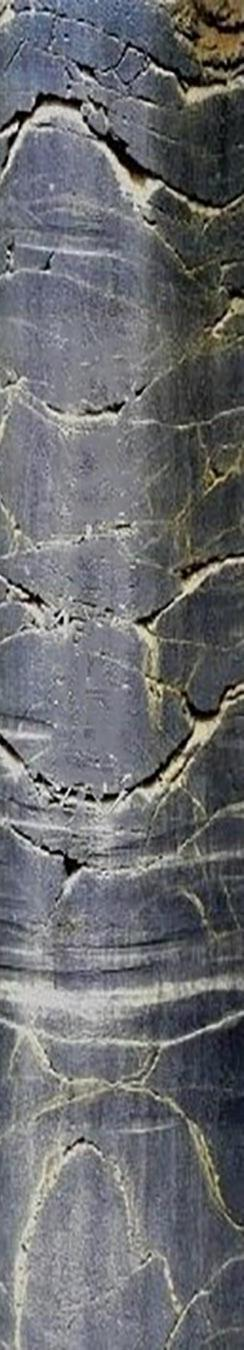
#> input picture data/1.jpg, 244 x 1350 px
$ python example_usage.py
#> lines starting #> are read from the running program, lines starting #| are printed output that depends on the picture; after the words box and inside, x2 and y2 are one past the last pixel; in counts of white or black regions, pixels touching at a corner belong together
### utils.py
"""
工具函数模块

包含通用的辅助函数：
- 文件IO操作
- 图像读取和归一化
- 目录管理
- 像素-毫米换算
"""

import os
import numpy as np
import cv2


# [4 lines left out: function ensure_dir, not called in this run]


def imread_gray(path):
    """
    读取图像并转换为灰度图

    Args:
        path: 图像文件路径

    Returns:
        tuple: (彩色图像, 灰度图像)
    """
    img = cv2.imdecode(np.fromfile(path, dtype=np.uint8), cv2.IMREAD_COLOR)
    if img is None:
        raise RuntimeError(f"无法读取图像：{path}")
    gray = cv2.cvtColor(img, cv2.COLOR_BGR2GRAY)
    return img, gray


def normalize01(x):
    """
    将数组归一化到[0,1]范围

    Args:
        x: 输入数组

    Returns:
        numpy.ndarray: 归一化后的数组
    """
    x = x.astype(np.float32)
    mn, mx = np.min(x), np.max(x)
    if mx - mn < 1e-6:
        return np.zeros_like(x, dtype=np.float32)
    return (x - mn) / (mx - mn)


def circular_pad_h(img, pad_left, pad_right):
    """水平方向环形填充，以贴合圆柱展开的周向周期边界"""
    return np.hstack([img[:, -pad_left:], img, img[:, :pad_right]])


# [4 lines left out: function circular_unpad_h, not called in this run]


def estimate_px_per_mm(width_px, height_px, circum_mm=94.25, depth_mm=500.0):
    """
    根据钻孔参数计算像素-毫米换算比例

    Args:
        width_px: 图像宽度（像素）
        height_px: 图像高度（像素）
        circum_mm: 钻孔周长（毫米）
        depth_mm: 孔深（毫米）

    Returns:
        tuple: (横向px/mm, 纵向px/mm, 平均px/mm)
    """
    px_per_mm_x = width_px / float(circum_mm)
    px_per_mm_y = height_px / float(depth_mm)
    px_per_mm_mean = 0.5 * (px_per_mm_x + px_per_mm_y)
    return px_per_mm_x, px_per_mm_y, px_per_mm_mean

### preprocessing.py
"""
预处理模块

包含图像预处理功能：
- 光照矫正
- 竖条纹抑制
- 环形边界处理
"""

import numpy as np
import cv2
from utils import normalize01


def illumination_correction(gray):
    """
    同态/Retinex风格的光照矫正 + 自适应直方图均衡

    Args:
        gray: 灰度图像 (uint8)

    Returns:
        numpy.ndarray: 光照矫正后的图像
    """
    g = gray.astype(np.float32) / 255.0
    # 大尺度模糊估计背景
    bg = cv2.GaussianBlur(g, (0, 0), sigmaX=15, sigmaY=15)
    # 归一化抑制非均匀照明
    norm = normalize01(g / (bg + 1e-3))
    # 自适应均衡（CLAHE）
    clahe = cv2.createCLAHE(clipLimit=2.0, tileGridSize=(8, 8))
    out = clahe.apply((norm * 255).astype(np.uint8))
    return out


def suppress_vertical_stripes(gray, strength=0.25):
    """
    利用方向形态学估计竖条纹（泥浆/拼接线）并减弱之

    Args:
        gray: 灰度图像
        strength: 抑制强度 [0, 1]

    Returns:
        numpy.ndarray: 抑制竖条纹后的图像
    """
    h, w = gray.shape
    ksize = max(9, int(0.03 * h))  # 竖向核高度
    kernel = cv2.getStructuringElement(cv2.MORPH_RECT, (1, ksize))
    vertical_est = cv2.morphologyEx(gray, cv2.MORPH_OPEN, kernel)
    vertical_est = cv2.GaussianBlur(vertical_est, (0, 0), 3)
    out = cv2.addWeighted(gray, 1.0, vertical_est, -float(strength), 0)
    out = np.clip(out, 0, 255).astype(np.uint8)
    return out


def preprocess_image(gray_img):
    """
    完整的图像预处理流程

    Args:
        gray_img: 输入的灰度图像

    Returns:
        numpy.ndarray: 预处理后的图像
    """
    # 光照矫正
    corrected = illumination_correction(gray_img)

    # 竖条纹抑制
    cleaned = suppress_vertical_stripes(corrected)

    return cleaned

### enhancement.py
"""
裂隙增强模块

包含裂隙特征增强算法：
- Sato滤波器
- Canny边缘检测
- Gabor滤波器（备选）
"""

import numpy as np
import cv2
from utils import normalize01

# 尝试导入scikit-image
try:
    from skimage.filters import sato, gabor
    from skimage.feature import canny
    SKIMAGE_OK = True
except ImportError:
    SKIMAGE_OK = False


def enhance_ridges(gray_norm):
    """
    使用Sato（黑色细线增强，适合裂隙）与Canny边缘融合

    Args:
        gray_norm: 归一化的灰度图像 [0,1]

    Returns:
        numpy.ndarray: 裂隙概率图 [0,1]
    """
    if SKIMAGE_OK:
        # Sato：黑色细线增强。sigmas可按分辨率适当调整
        sato_resp = sato(gray_norm, sigmas=(1, 2, 3, 4), black_ridges=True)
        sato_resp = normalize01(sato_resp)

        # Canny边缘（对比度变化处），加入一定权重
        edges = canny(gray_norm, sigma=1.2, low_threshold=0.1, high_threshold=0.3)
        edges_f = edges.astype(np.float32)

        # 组合概率（可调权重）
        prob = normalize01(0.75 * sato_resp + 0.25 * edges_f)
        return prob
    else:
        # Gabor滤波组备选：多方向响应最大值
        return _gabor_enhancement_fallback(gray_norm)


# [26 lines left out: function _gabor_enhancement_fallback, not called in this run]


def enhance_cracks(gray_img):
    """
    完整的裂缝增强流程

    Args:
        gray_img: 预处理后的灰度图像

    Returns:
        numpy.ndarray: 裂隙概率图 [0,1]
    """
    # 归一化
    gray_norm = normalize01(gray_img)

    # 裂隙增强
    prob_map = enhance_ridges(gray_norm)

    return prob_map

### segmentation.py
"""
分割与后处理模块

包含图像分割和后处理功能：
- Otsu自适应阈值分割
- 形态学操作
- 几何特征筛选
- 竖条纹过滤
"""

import math
import numpy as np
import cv2
from scipy.ndimage import distance_transform_edt

# 尝试导入scikit-image
try:
    from skimage.filters import threshold_otsu
    from skimage.morphology import remove_small_objects, remove_small_holes
    from skimage.measure import label, regionprops
    SKIMAGE_OK = True
except ImportError:
    SKIMAGE_OK = False


def segment_cracks(prob_map):
    """
    自适应阈值（Otsu）得到初始二值裂隙掩膜

    Args:
        prob_map: 裂隙概率图 [0,1]

    Returns:
        numpy.ndarray: 二值掩膜 (0/1)
    """
    if SKIMAGE_OK:
        thr = threshold_otsu(prob_map)
    else:
        # OpenCV 的 Otsu 要求8位图
        thr, _ = cv2.threshold((prob_map * 255).astype(np.uint8), 0, 255,
                              cv2.THRESH_BINARY + cv2.THRESH_OTSU)
        thr = thr / 255.0

    mask = (prob_map >= thr).astype(np.uint8)
    return mask


def postprocess_mask(mask, px_per_mm_mean, min_length_mm=5.0,
                    width_mm_threshold=1.0, vertical_suppress=True):
    """
    微调版后处理：平衡裂缝完整性和误检测控制

    Args:
        mask: 初始分割掩膜
        px_per_mm_mean: 平均像素/毫米比例
        min_length_mm: 最小长度（毫米）
        width_mm_threshold: 宽度阈值（毫米）
        vertical_suppress: 是否抑制竖条纹

    Returns:
        numpy.ndarray: 处理后的掩膜
    """
    if not SKIMAGE_OK:
        return _postprocess_fallback(mask, px_per_mm_mean, min_length_mm)

    # 小孔/小岛处理 - 稍微放宽参数
    mask = remove_small_objects(mask.astype(bool), min_size=16).astype(np.uint8)
    mask = remove_small_holes(mask.astype(bool), area_threshold=32).astype(np.uint8)

    # 形态学操作：先开放去噪再闭合连接
    mask = cv2.morphologyEx(mask, cv2.MORPH_OPEN,
                           cv2.getStructuringElement(cv2.MORPH_RECT, (2, 2)), iterations=1)

    # 使用方向性核进行闭合，更好地连接水平/倾斜裂缝
    horizontal_kernel = cv2.getStructuringElement(cv2.MORPH_RECT, (5, 1))  # 水平连接核
    diagonal_kernel = np.array([[1,0,0],[0,1,0],[0,0,1]], dtype=np.uint8)     # 对角连接核

    # 多方向闭合但避免竖直连接
    temp1 = cv2.morphologyEx(mask, cv2.MORPH_CLOSE, horizontal_kernel, iterations=1)
    temp2 = cv2.morphologyEx(mask, cv2.MORPH_CLOSE, diagonal_kernel, iterations=1)
    temp3 = cv2.morphologyEx(mask, cv2.MORPH_CLOSE, cv2.flip(diagonal_kernel, 1), iterations=1)
    mask = np.maximum.reduce([temp1, temp2, temp3])

    # 基于距离变换估计厚度
    dt = distance_transform_edt(mask > 0)
    thickness_px = dt * 2.0
    px_per_mm = px_per_mm_mean
    thickness_mm = thickness_px / px_per_mm
    mask = (thickness_mm >= width_mm_threshold).astype(np.uint8)

    # 连通域分析：放宽几何筛选条件
    lbl = label(mask, connectivity=2)
    props = regionprops(lbl)

    h, w = mask.shape
    min_len_px = int(max(6, round(min_length_mm * px_per_mm * 0.8)))  # 稍微降低长度要求
    cleaned = np.zeros_like(mask, dtype=np.uint8)

    for rp in props:
        coords = rp.coords
        area = rp.area

        # 面积过滤 - 放宽一些
        if area < max(min_len_px * 0.8, 5):  # 使用更小的阈值
            continue

        # 长宽比筛选：放宽条件
        if rp.minor_axis_length > 0:
            aspect_ratio = rp.major_axis_length / rp.minor_axis_length
            if aspect_ratio < 2.0:  # 从2.5降到2.0
                continue

        # 主轴方向分析
        theta = rp.orientation
        is_verticalish = abs(math.cos(theta)) < 0.2  # 恢复到原来的0.2（约78度）

        # 竖条纹过滤 - 保持严格但添加例外
        if vertical_suppress and is_verticalish:
            # 多重条件判断竖条纹，但为短裂缝添加例外
            is_long_vertical = rp.major_axis_length > 0.5 * h  # 恢复到0.5
            is_thin = rp.minor_axis_length < 0.03 * w
            is_straight = rp.extent > 0.7  # 提高直线度要求

            # 如果是短的竖直特征，可能是真实裂缝，不过滤
            if rp.major_axis_length < 0.3 * h:
                pass  # 短的竖直特征保留
            elif (is_long_vertical and is_thin and is_straight):
                continue  # 只过滤明显的长直竖条纹

        # 形状规整性检查 - 稍微放宽
        if rp.solidity > 0.99:  # 从0.98提高到0.99，只过滤极度规整的
            continue

        # 紧凑性检查 - 稍微放宽条件
        if area > 0:
            perimeter = rp.perimeter if rp.perimeter > 0 else 1
            compactness = (perimeter ** 2) / (4 * np.pi * area)
            if compactness < 1.2:  # 从1.5降到1.2，允许稍微紧凑的形状
                continue

        cleaned[coords[:, 0], coords[:, 1]] = 1

    # 最终清理 - 使用更宽松的size要求
    cleaned = remove_small_objects(cleaned.astype(bool),
                                  min_size=max(4, min_len_px//3)).astype(np.uint8)

    # 最后的形态学清理
    cleaned = cv2.morphologyEx(cleaned, cv2.MORPH_OPEN,
                              cv2.getStructuringElement(cv2.MORPH_RECT, (2, 2)))

    return cleaned


# [10 lines left out: function _postprocess_fallback, not called in this run]


def segment_and_postprocess(prob_map, px_per_mm_mean, **kwargs):
    """
    完整的分割和后处理流程

    Args:
        prob_map: 裂隙概率图
        px_per_mm_mean: 平均像素/毫米比例
        **kwargs: 后处理参数

    Returns:
        numpy.ndarray: 最终的裂缝掩膜
    """
    # 分割
    mask = segment_cracks(prob_map)

    # 后处理
    mask_processed = postprocess_mask(mask, px_per_mm_mean, **kwargs)

    return mask_processed

### visualization.py
"""
可视化模块

包含图像可视化和结果保存功能：
- 叠加可视化
- 结果保存
"""

import cv2
import numpy as np


def make_visual_overlay(bgr_img, mask, color=(0, 0, 255), alpha=0.6):
    """
    在原图上叠加半透明裂隙掩膜

    Args:
        bgr_img: BGR彩色图像
        mask: 裂缝掩膜 (0/1)
        color: 叠加颜色 (B,G,R)
        alpha: 透明度

    Returns:
        numpy.ndarray: 叠加后的图像
    """
    overlay = bgr_img.copy()
    color_img = np.zeros_like(bgr_img)
    color_img[:, :] = color
    mask3 = np.dstack([mask]*3).astype(bool)
    overlay[mask3] = cv2.addWeighted(bgr_img, 1 - alpha, color_img, alpha, 0)[mask3]
    return overlay


# [22 lines left out: function save_results, not called in this run]

### example_usage.py
"""
使用示例：如何在其他项目中使用裂缝检测模块
"""

import numpy as np
from utils import imread_gray, estimate_px_per_mm
from preprocessing import preprocess_image
from enhancement import enhance_cracks
from segmentation import segment_and_postprocess
from visualization import make_visual_overlay


def detect_cracks_in_image(image_path, circum_mm=94.25, depth_mm=500.0):
    """
    对单张图像进行裂缝检测的完整流程示例

    Args:
        image_path: 图像路径
        circum_mm: 钻孔周长
        depth_mm: 孔深

    Returns:
        tuple: (原图, 裂缝掩膜, 可视化结果)
    """
#> called with image_path = 'data/1.jpg', circum_mm = 94.25, depth_mm = 500
    # 1. 读取图像
    bgr_img, gray_img = imread_gray(image_path)
#> in imread_gray, img is the input picture: shape (1350, 244, 3); mean B, G, R 111, 107.9, 106.6
    h, w = gray_img.shape

    # 2. 计算像素-毫米比例
    _, _, px_per_mm = estimate_px_per_mm(w, h, circum_mm, depth_mm)

    # 3. 预处理
    preprocessed = preprocess_image(gray_img)
#> in normalize01, `x = x.astype(np.float32)`:
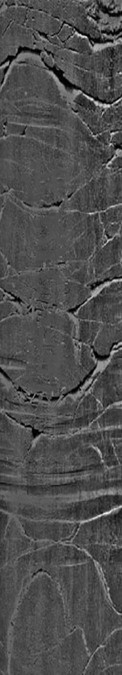
#> x: shape (1350, 244) float32 (shown at 1/2 size); min 0, max 3.23, mean 0.99; drawn with min black and max white
#> in normalize01, `mn, mx = np.min(x), np.max(x)`: mn = 0; mx = 3.23
#> in suppress_vertical_stripes, `out = cv2.addWeighted(gray, 1.0, vertical_est, -float(strength), 0)`:
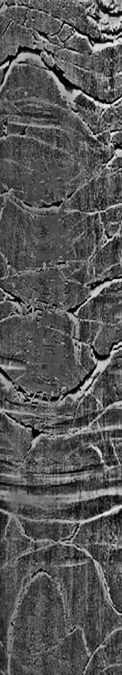
#> out: shape (1350, 244) (shown at 1/2 size); min 0, max 246, mean 85.4

    # 4. 特征增强
    prob_map = enhance_cracks(preprocessed)
#> in enhance_ridges, `sato_resp = sato(gray_norm, sigmas=(1, 2, 3, 4), black_ridges=True)`:
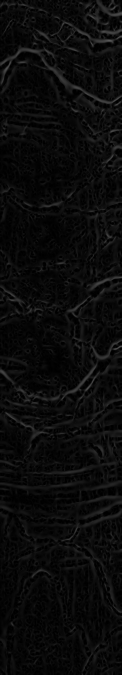
#> sato_resp: shape (1350, 244) float32 (shown at 1/2 size); min 0, max 0.359, mean 0.044
#> in enhance_ridges, `edges = canny(gray_norm, sigma=1.2, low_threshold=0.1, high_threshold=..`:
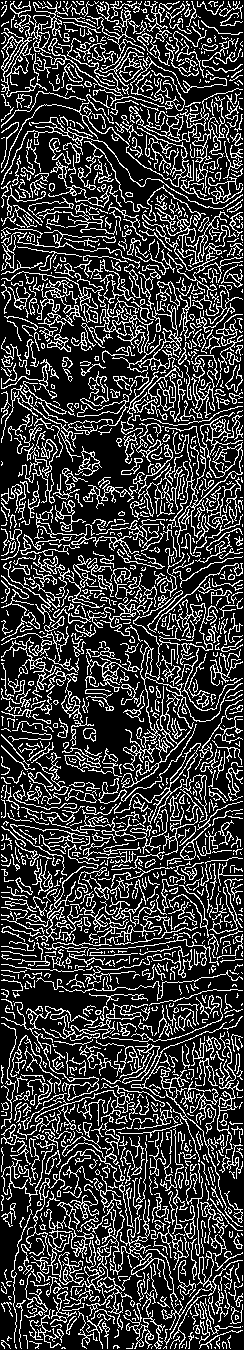
#> edges: shape (1350, 244) bool; 23.6% white in thin lines or dots
#> in normalize01 (call 4), `mn, mx = np.min(x), np.max(x)`: mx = 0.82
#> in normalize01 (call 4), `return (x - mn) / (mx - mn)`:
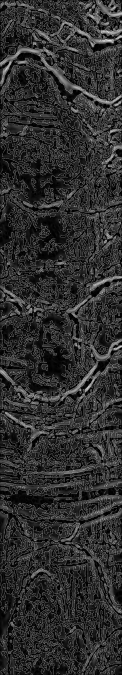
#> returned value: shape (1350, 244) float32 (shown at 1/2 size); min 0, max 1, mean 0.184

    # 5. 分割和后处理
    crack_mask = segment_and_postprocess(prob_map, px_per_mm)
#> in segment_cracks, `thr = threshold_otsu(prob_map)`: thr = 0.24
#> in postprocess_mask, `lbl = label(mask, connectivity=2)`:
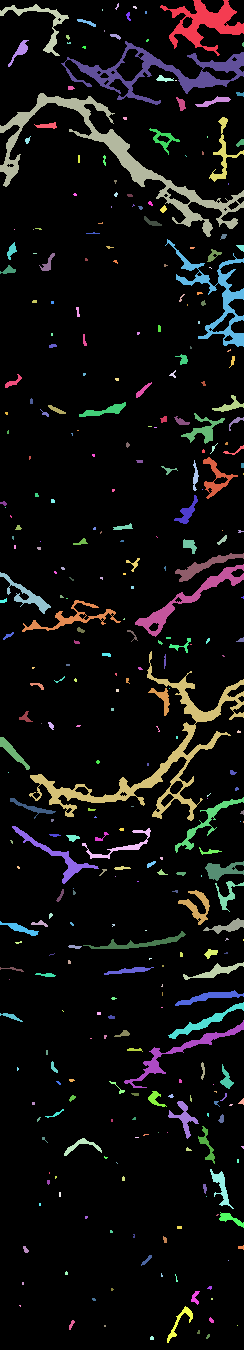
#> lbl: shape (1350, 244) int64; 349 distinct labels, from 0 to 348; one colour per label, 0 black
#> in postprocess_mask, `props = regionprops(lbl)`: props = 348 regions; largest, box (x1, y1, x2, y2) and area: (0, 93, 244, 237) 4329, (29, 651, 244, 821) 4188, (61, 41, 244, 105) 2697, (160, 0, 244, 56) 1702, (165, 239, 244, 347) 1644
#> the loop in postprocess_mask, `for rp in props:` made 348 passes
#> (area, aspect_ratio, theta, is_verticalish, is_thin, is_straight, perimeter, compactness) on passes 14, 18, 21, 27: (2697, 4.15, -1.55, True, False, False, 1041.3, 32), (64, 3.39, 1.46, True, True, False, 37.14, 1.72), (28, 2.16, 1.38, True, True, False, 21.24, 1.28), (90, 4.38, -1.54, True, True, False, 49.31, 2.15)

    # 6. 创建可视化
    overlay = make_visual_overlay(bgr_img, crack_mask)
#> in make_visual_overlay, `overlay[mask3] = cv2.addWeighted(bgr_img, 1 - alpha, color_img, alpha,..`:
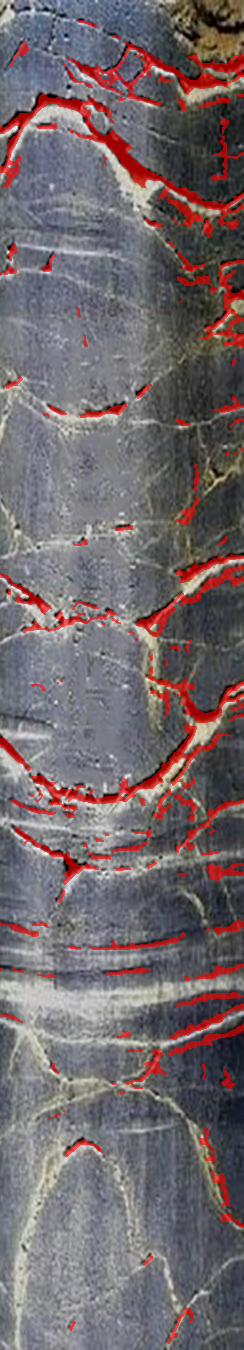
#> overlay: shape (1350, 244, 3); 7.85% of pixels changed, all inside (x1, y1, x2, y2) = (0, 20, 244, 1344)

    return bgr_img, crack_mask, overlay


if __name__ == "__main__":
    # 使用示例
    image_path = "data/1.jpg"

    try:
        original, mask, visualization = detect_cracks_in_image(image_path)

        print(f"成功处理图像: {image_path}")
        print(f"图像尺寸: {original.shape}")
#| 图像尺寸: (1350, 244, 3)
        print(f"检测到的裂缝像素数: {np.sum(mask)}")
#| 检测到的裂缝像素数: 25849

        # 保存结果（可选）
        import cv2
        cv2.imwrite("example_mask.png", (1 - mask) * 255)
        cv2.imwrite("example_overlay.jpg", visualization)
        print("结果已保存: example_mask.png, example_overlay.jpg")

    except Exception as e:
        print(f"处理失败: {e}")

$ run again, with data/2.jpg copied over data/1.jpg
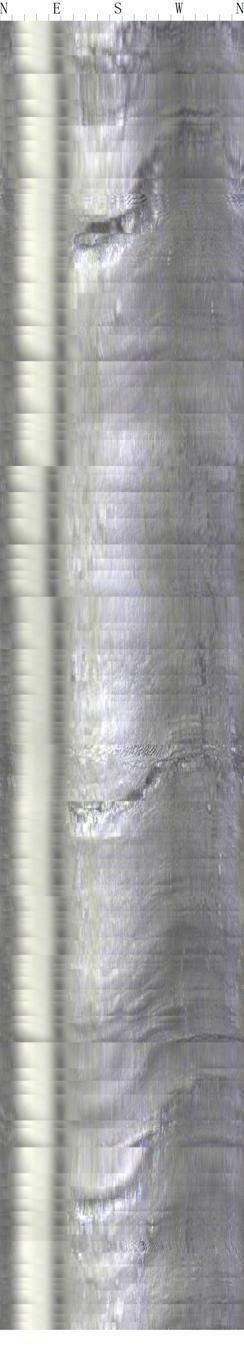
#> input picture data/2.jpg, 244 x 1350 px
#> in imread_gray, img is the input picture: shape (1350, 244, 3); mean B, G, R 163.4, 163.9, 163.8
#> mn = 0.0847; mx = 1.62
#> edges: shape (1350, 244) bool; 17.7% white in thin lines or dots
#> edges_f: shape (1350, 244) float32; values 0 (black) and 1 (white), 17.7% white in thin lines or dots
#> thr = 0.205
#> temp1: shape (1350, 244); values 0 (black) and 1 (white), 13.7% white; 510 white regions (289 under 20 px), largest, box (x1, y1, x2, y2) and area: (12, 37, 70, 1238) 9038, (48, 15, 244, 146) 4296, (68, 706, 224, 834) 3680
#> temp2: shape (1350, 244); values 0 (black) and 1 (white), 13.5% white; 517 white regions (295 under 20 px), largest, box (x1, y1, x2, y2) and area: (12, 33, 70, 1238) 9084, (48, 2, 244, 146) 4345, (68, 706, 244, 834) 3288
#> temp3: shape (1350, 244); values 0 (black) and 1 (white), 13.5% white; 521 white regions (288 under 20 px), largest, box (x1, y1, x2, y2) and area: (12, 37, 70, 1238) 9102, (48, 15, 244, 146) 4231, (68, 706, 225, 834) 3202
#> in postprocess_mask, `lbl = label(mask, connectivity=2)`:
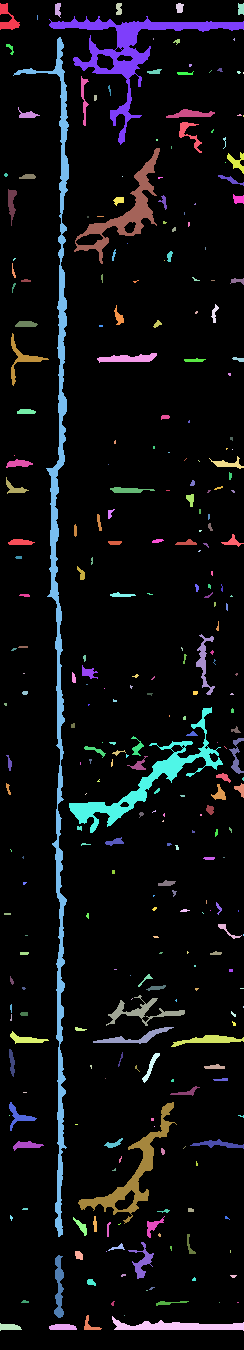
#> lbl: shape (1350, 244) int64; 307 distinct labels, from 0 to 306; one colour per label, 0 black
#> props = 306 regions; largest, box (x1, y1, x2, y2) and area: (13, 37, 69, 1237) 6658, (49, 16, 244, 145) 3567, (69, 707, 223, 833) 2669, (74, 148, 160, 264) 1904, (78, 1102, 177, 1224) 1857
#> the loop in postprocess_mask, `for rp in props:` made 306 passes
#> (area, aspect_ratio, theta, is_verticalish, is_thin, is_straight, perimeter, compactness) on passes 15, 17, 23, 24, 36, 60: (50, 3.31, -1.43, True, True, False, 31.86, 1.62), (44, 5.49, 1.56, True, True, False, 31.83, 1.83), (103, 2.68, 1.48, True, False, False, 49.73, 1.91), (246, 6.21, -1.54, True, False, False, 103, 3.43), (68, 3.26, -1.5, True, True, True, 35.28, 1.46), (54, 2.97, 1.54, True, True, False, 35.69, 1.88)
#> mask3: shape (1350, 244, 3) bool; 6.7% white; 121 white regions (21 under 20 px), largest, box (x1, y1, x2, y2) and area: (48, 266, 68, 761) 2904, (70, 740, 224, 834) 2282, (79, 1103, 175, 1216) 1816
#> in make_visual_overlay, `overlay[mask3] = cv2.addWeighted(bgr_img, 1 - alpha, color_img, alpha,..`:
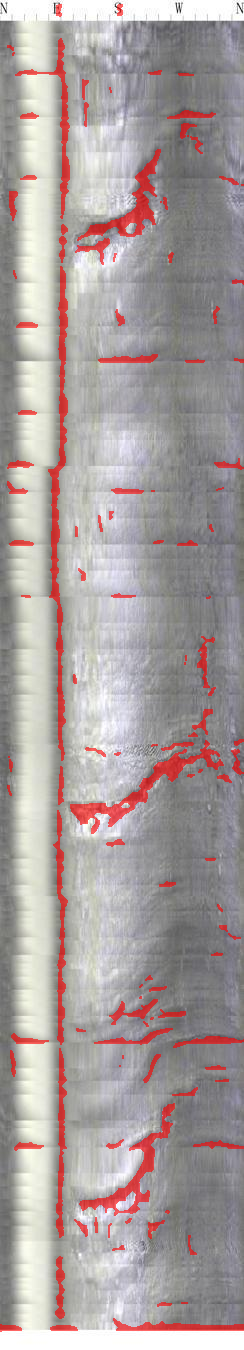
#> overlay: shape (1350, 244, 3); 6.71% of pixels changed, all inside (x1, y1, x2, y2) = (0, 4, 244, 1332)
#| 图像尺寸: (1350, 244, 3)
#| 检测到的裂缝像素数: 22106
